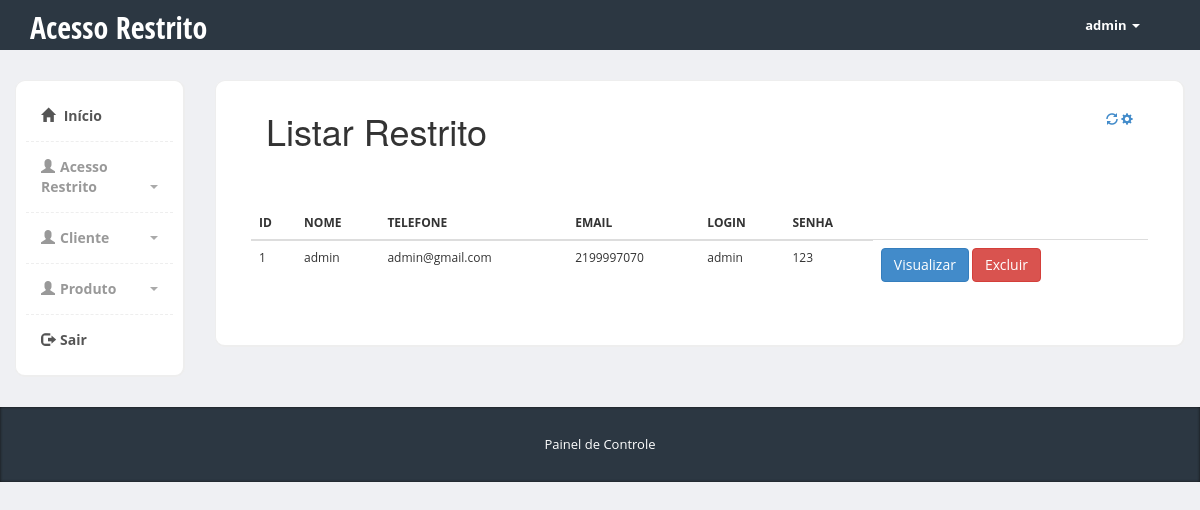
The page /Robokerneel/admin/restrito-lista.php (signed in) on the database its author committed.
### tables this page shows
CREATE TABLE `acesso_restrito` (
  `pk_restrito` int(11) NOT NULL,
  `nome` varchar(255) NOT NULL,
  `email` varchar(255) NOT NULL,
  `telefone` varchar(255) NOT NULL,
  `login` varchar(255) NOT NULL,
  `senha` varchar(255) NOT NULL
);

### Robokerneel/admin/Restrito.class.php (called while the page is built, shortened)
<?php
class Restrito{
     public function lista(){
        $pdo = Conexao::conexao();
        $sql  = "SELECT * FROM acesso_restrito;";
        $consulta = $pdo->query($sql);
        $dados = null;
        while ($linha = $consulta->fetch(PDO::FETCH_ASSOC)){
            $dados[] = array(
            "id" => $linha['pk_restrito'],
            "nome" => $linha['nome'],
            "telefone" => $linha['telefone'],
            "email" => $linha['email'],
            "login" => $linha['login'],
            "senha" => $linha['senha']
            );
        }
        return $dados;
    }
}

### Robokerneel/admin/restrito-lista.php (the view, shortened to what this page needs)
<?php
    require "Restrito.class.php";
    $restrito = new Restrito ();
    $dados = $restrito->lista();
?>
<?php include "includes/header.php" ?>
<div class="col-md-10">
		  	<div class="row">
		<div class="col-md-12">
		  			<div class="content-box-large">
		  				<div class="panel-heading">
							<div class="panel-title">
				  <h1>Listar Restrito</h1>
			</div>
			<div class="panel-options">
								<a href="#" data-rel="collapse"><i class="glyphicon glyphicon-refresh"></i></a>
								<a href="#" data-rel="reload"><i class="glyphicon glyphicon-cog"></i></a>
							</div>
						</div>
		  	<div class="panel-body">
      <?php if($dados==null){ ?>
            <p>Nenhum usuário cadastrado</p>
        <?php } else{ ?>
        <table class="lista-dados">
		   <div class="col-md-10">
		  	<div class="row">
  				<div class="col-md-6">
		  				<div class="panel-body">
		  					<table class="table">
				              <thead>
				                <tr>
				                  <th>ID</th>
				                  <th>NOME</th>
				                  <th>TELEFONE</th>
				                  <th>EMAIL</th>
				                  <th>LOGIN</th>
				                  <th>SENHA</th>
				                </tr>
				              </thead>
				               <?php
								 foreach($dados as $dado => $coluna){
												echo "<tr>";
												echo "<td>".$coluna['id']."</td>";
												echo "<td>".$coluna['nome']."</td>";
												echo "<td>".$coluna['email']."</td>";
												echo "<td>".$coluna['telefone']."</td>";
												echo "<td>".$coluna['login']."</td>";
												echo "<td>".$coluna['senha']."</td>";
													echo '<td>  <a href="visualizar.php?id='.$coluna['id'].  "&nome=" . $coluna['nome'] . "&email=" . $coluna['email'] . "&telefone=" . $coluna['telefone'] . "&login=" . $coluna['login'] . "&senha=" . $coluna['senha'] . '"> <input type="submit" class="btn btn-primary"  value="Visualizar"/>
												 <a href="restrito-excluir.php?id='.$coluna['id'].'"> <input type="submit" class="btn btn-danger"  value="Excluir"/></a></td>';
												echo "</tr>";
											}
								?>
								   <?php } ?>
				            </table>
		  				</div>
		  			</div>
  				</div>
  			</div>
	</div>
		  		</div>
		  	</div>
		  </div>
		</div>
    </div>
  <?php include "includes/footer.php" ?>

### Robokerneel/admin/css/styles.css (style rules this page uses)
body { font-family: 'Open Sans', sans-serif; position: relative; margin: 0px; font-size: 12px; padding: 0px; }
.content-box, .content-box-large { margin-bottom:30px; background:#fff; border-radius:10px; padding:10px; border-left:1px solid #eee; border-top:1px solid #eee; border-right:2px solid #eee; border-bottom:2px solid #eee; }
.content-box-large { padding: 20px; }
body { background-color: #eff0f3; }
.panel-heading>.panel-title, .content-box-header .panel-title { float: left; padding: 10px 15px; padding-top: 0px; }
.panel-heading>.panel-title>*, .content-box-header .panel-title>* { margin: 0; }
.panel-heading>.panel-options, .content-box-header .panel-options { float: right; padding-right: 15px; }
.panel-heading>.panel-options>a, .content-box-header .panel-options>a { margin-top: 10px; }
.panel-body { clear:both; }

### rows shown on the page
acesso_restrito: pk_restrito "1", nome "admin", email "admin@gmail.com", telefone "2199997070", login "admin", senha "123"

### other values the page prints
$_SESSION['login'] "admin"
